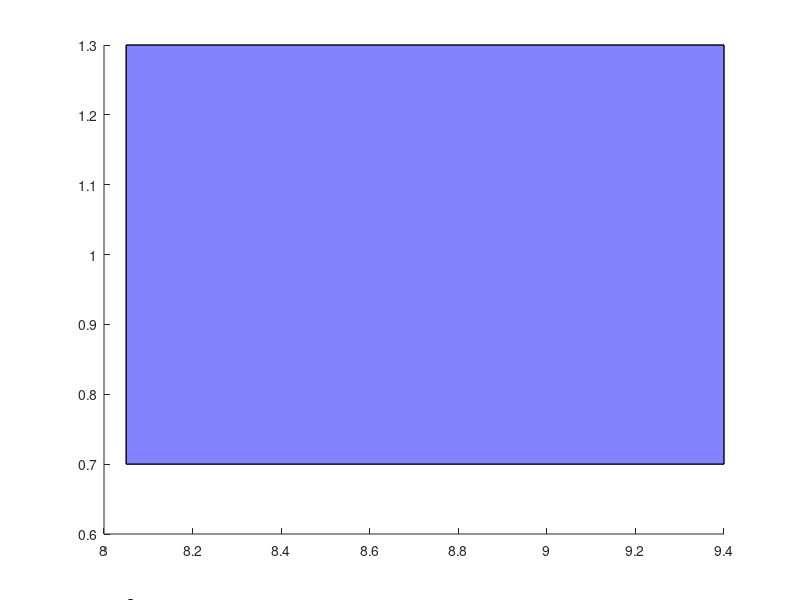

Write MATLAB code to recreate this figure. (Note: this script raises an error after producing the figure.)
clc; clear; close all;

%% 1. 参数设置 
% 烟幕弹参数
R_smoke = 10;           % 有效遮蔽半径 (阈值)
Time_smoke_last = 25;   % 延长一点仿真时间以便看全曲线
V_smoke_sink = 3;       % 烟雾团下沉速度 

g = 9.8; 

% 目标位置
Pos_FakeTarget = [0, 0, 0];          % 假目标 
Pos_TrueTarget_Center = [0, 200, 5]; % 真目标 

%% 2. 计算烟幕弹起爆初始位置 
% FY1 初始状态
Pos_FY1_0 = [17800, 0, 1800];
V_FY1 = 120; 

% 时间节点
t_drop = 1.5;          % 投放时刻
t_delay = 3.6;         % 延时时长
t_pop = t_drop + t_delay; % 起爆时刻 (5.1s)

% 1. 投放点位置 
Pos_Drop = Pos_FY1_0 + [-1, 0, 0] * V_FY1 * t_drop;
% 2. 起爆点初始位置 
Delta_X = -1 * V_FY1 * t_delay; 
Delta_Z = -0.5 * g * t_delay^2;
Pos_Smoke_Init = Pos_Drop + [Delta_X, 0, Delta_Z];

fprintf('Smoke grenade detonation time: t = %.2f s\n', t_pop);

%% 3. 计算有效遮蔽时长 (并记录数据)
% M1 初始状态
Pos_M1_0 = [20000, 0, 2000];
V_M1 = 300;
Vec_M1 = Pos_FakeTarget - Pos_M1_0; 
Dist_M1_Total = norm(Vec_M1);
Dir_M1 = Vec_M1 / Dist_M1_Total;

% 时间积分设置
dt = 0.05; 
valid_time = 0; 
t_start_effective = NaN; % 记录开始的时刻
t_end_effective = NaN;   % 记录结束的时刻

fprintf('Simulating the dynamic occlusion process...\n');

Total_Sim_Time = 30; 

for t_current = 0 : dt : Total_Sim_Time
    
    % A. 更新导弹位置
    dist_flown = V_M1 * t_current;
    if dist_flown >= Dist_M1_Total
        Current_M1_Pos = Pos_FakeTarget; 
    else
        Current_M1_Pos = Pos_M1_0 + Dir_M1 * dist_flown;
    end
    
    % B. 更新烟雾位置 & 计算距离
    if t_current >= t_pop
        t_relative = t_current - t_pop;
        
        if t_relative <= Time_smoke_last
            Sink_Dist = V_smoke_sink * t_relative;
            Current_Smoke_Pos = Pos_Smoke_Init - [0, 0, Sink_Dist];
            
            % 计算遮挡距离
            P1 = Current_M1_Pos;
            P2 = Pos_TrueTarget_Center; 
            Q = Current_Smoke_Pos; 
            
            v = P2 - P1;
            w = Q - P1;
            c1 = dot(w, v);
            c2 = dot(v, v);
            
            if c1 <= 0
                dist = norm(Q - P1);
            elseif c2 <= c1
                dist = norm(Q - P2);
            else
                b = c1 / c2;
                Pb = P1 + b * v;
                dist = norm(Q - Pb);
            end
            
            % --- 捕捉开始和结束时间 ---
            if dist <= R_smoke
                if isnan(t_start_effective)
                    t_start_effective = t_current; 
                end
                t_end_effective = t_current;      
                valid_time = valid_time + dt;
            end
            
        else
            dist = NaN; 
        end
    else
        dist = norm(Pos_Smoke_Init - Current_M1_Pos); 
    end
end
fprintf('>>> Effective shielding duration: %.4f seconds <<<\n', valid_time);

%% 4. 绘图 
figure('Color', 'w', 'Position', [100, 100, 600, 600]); 
hold on; 

bar_height = 0.6;  
fy_index = 1;       
color_fy1 = [100, 100, 255]/255;

if valid_time > 0 && ~isnan(t_start_effective)
    x_patch = [t_start_effective, t_end_effective, t_end_effective, t_start_effective];
    y_patch = [fy_index - bar_height/2, fy_index - bar_height/2, fy_index + bar_height/2, fy_index + bar_height/2];
    
    patch(x_patch, y_patch, color_fy1, 'EdgeColor', 'k', 'LineWidth', 1, 'FaceAlpha', 0.8);
    
    text_str = sprintf('Start: %.1fs', t_start_effective);
    text_y_pos = fy_index - bar_height/2 - 0.2; 
    text(t_start_effective, text_y_pos, text_str, ...
        'FontSize', 10, 'Color', 'k', 'FontWeight', 'normal', 'HorizontalAlignment', 'left');
    % ----------------
else
    fprintf('Warning: No effective shielding generated with current parameters.\n');
end

ax = gca;
ax.YDir = 'normal'; 
ylim([0, 4]); 
yticks([1, 2, 3]);
yticklabels({'FY1', 'FY2', 'FY3'});

xlim([-10, 50]); 
xlabel('时间 (s)', 'FontSize', 11);

grid on;
ax.GridAlpha = 0.3; 
ax.MinorGridAlpha = 0.1;
ax.XMinorGrid = 'on'; 

title_str = sprintf('协同遮蔽时序 (总长: %.2fs)', valid_time);
title(title_str, 'FontSize', 12, 'FontWeight', 'normal');

box on;

hold off;